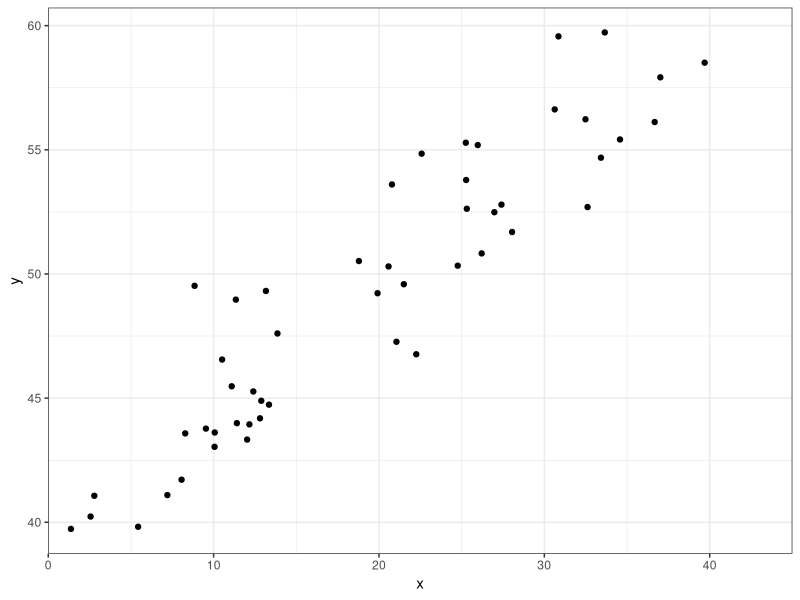
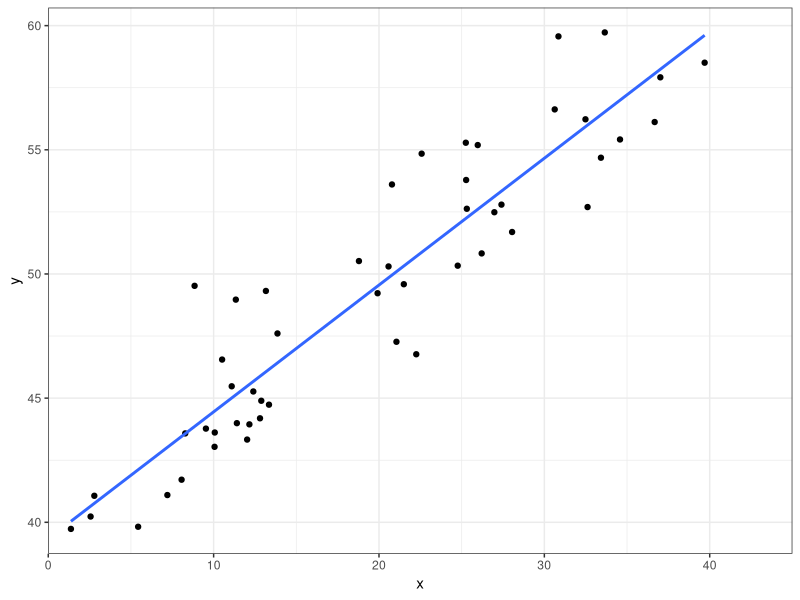

Reproduce these figures in R, in order.
## ---- chunk 1
set.seed(1234)
x <- runif(50, 1, 40)
y <- 40 + .5 * x + rnorm(50, 0, 2)
data <- data.frame(y, x)
library(ggplot2)
ggplot(data, aes(x = x, y = y)) +
  geom_point() +
  scale_x_continuous(limits = c(0, 45), expand = c(0, 0)) +
  theme_bw()
## ---- chunk 2
# Reset random number generator for reproducibility
set.seed(1234)

# Total number of observations
N <- 50

# Simulate variable x from a uniform distribution
x <- runif(N, 1, 40)

# Simulate y
y <- 40 + .5 * x + rnorm(N, 0, 2)

# Note that the 'rnorm' function requires the standard deviation instead
# of the variance of the distribution. So, we have to enter 2 in order
# to draw from a normal distribution with variance 4.

# Store data in a data frame
ols_data <- data.frame(x, y)
## ---- chunk 3
# Estimate the model and same the results in object "ols"
ols <- lm(y ~ x, data = ols_data) 

# Print the result in the console
ols
## ---- chunk 4
summary(ols)
## ---- chunk 5
library(ggplot2)

ggplot(data, aes(x = x, y = y)) +
  geom_point() +
  geom_smooth(method = "lm", se = FALSE) +
  scale_x_continuous(limits = c(0, 45), expand = c(0, 0)) +
  theme_bw()
## ---- chunk 6
# Estimate the model
ols_no_intercept <- lm(y ~ -1 + x, data = ols_data)

# Look at the summary results
summary(ols_no_intercept)
